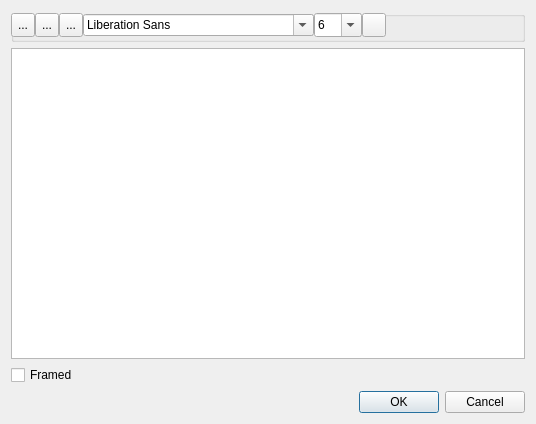
<?xml version="1.0" encoding="UTF-8"?>
<ui version="4.0">
 <class>EnterNoteTextDialog</class>
 <widget class="QDialog" name="EnterNoteTextDialog">
  <property name="geometry">
   <rect>
    <x>0</x>
    <y>0</y>
    <width>536</width>
    <height>424</height>
   </rect>
  </property>
  <property name="windowTitle">
   <string>Dialog</string>
  </property>
  <layout class="QVBoxLayout" name="verticalLayout">
   <item>
    <widget class="QGroupBox" name="groupBox_2">
     <property name="sizePolicy">
      <sizepolicy hsizetype="Preferred" vsizetype="Fixed">
       <horstretch>0</horstretch>
       <verstretch>0</verstretch>
      </sizepolicy>
     </property>
     <property name="minimumSize">
      <size>
       <width>0</width>
       <height>26</height>
      </size>
     </property>
     <property name="maximumSize">
      <size>
       <width>16777215</width>
       <height>36</height>
      </size>
     </property>
     <property name="title">
      <string/>
     </property>
     <widget class="QWidget" name="horizontalLayoutWidget">
      <property name="geometry">
       <rect>
        <x>0</x>
        <y>0</y>
        <width>541</width>
        <height>29</height>
       </rect>
      </property>
      <layout class="QHBoxLayout" name="horizontalLayout_2">
       <property name="spacing">
        <number>0</number>
       </property>
       <item>
        <widget class="QToolButton" name="btnSetBold">
         <property name="maximumSize">
          <size>
           <width>24</width>
           <height>24</height>
          </size>
         </property>
         <property name="toolTip">
          <string>Save diagram as image</string>
         </property>
         <property name="statusTip">
          <string>Save diagram as image</string>
         </property>
         <property name="text">
          <string>...</string>
         </property>
         <property name="icon">
          <iconset resource="dbm.qrc">
           <normaloff>:/images/actions/images/actions/bold.png</normaloff>:/images/actions/images/actions/bold.png</iconset>
         </property>
         <property name="checkable">
          <bool>true</bool>
         </property>
        </widget>
       </item>
       <item>
        <widget class="QToolButton" name="btnSetItalic">
         <property name="maximumSize">
          <size>
           <width>24</width>
           <height>24</height>
          </size>
         </property>
         <property name="toolTip">
          <string>Save diagram as image</string>
         </property>
         <property name="statusTip">
          <string>Save diagram as image</string>
         </property>
         <property name="text">
          <string>...</string>
         </property>
         <property name="icon">
          <iconset resource="dbm.qrc">
           <normaloff>:/images/actions/images/actions/italic.png</normaloff>:/images/actions/images/actions/italic.png</iconset>
         </property>
         <property name="checkable">
          <bool>true</bool>
         </property>
        </widget>
       </item>
       <item>
        <widget class="QToolButton" name="btnSetUnderline">
         <property name="maximumSize">
          <size>
           <width>24</width>
           <height>24</height>
          </size>
         </property>
         <property name="toolTip">
          <string>Save diagram as image</string>
         </property>
         <property name="statusTip">
          <string>Save diagram as image</string>
         </property>
         <property name="text">
          <string>...</string>
         </property>
         <property name="icon">
          <iconset resource="dbm.qrc">
           <normaloff>:/images/actions/images/actions/underline.png</normaloff>:/images/actions/images/actions/underline.png</iconset>
         </property>
         <property name="checkable">
          <bool>true</bool>
         </property>
        </widget>
       </item>
       <item>
        <widget class="QFontComboBox" name="fontComboBox"/>
       </item>
       <item>
        <widget class="QComboBox" name="cmbSize">
         <property name="minimumSize">
          <size>
           <width>48</width>
           <height>0</height>
          </size>
         </property>
         <property name="maximumSize">
          <size>
           <width>16777215</width>
           <height>24</height>
          </size>
         </property>
         <property name="editable">
          <bool>true</bool>
         </property>
         <item>
          <property name="text">
           <string>6</string>
          </property>
         </item>
         <item>
          <property name="text">
           <string>8</string>
          </property>
         </item>
         <item>
          <property name="text">
           <string>10</string>
          </property>
         </item>
         <item>
          <property name="text">
           <string>12</string>
          </property>
         </item>
         <item>
          <property name="text">
           <string>14</string>
          </property>
         </item>
         <item>
          <property name="text">
           <string>16</string>
          </property>
         </item>
         <item>
          <property name="text">
           <string>18</string>
          </property>
         </item>
         <item>
          <property name="text">
           <string>20</string>
          </property>
         </item>
         <item>
          <property name="text">
           <string>24</string>
          </property>
         </item>
         <item>
          <property name="text">
           <string>36</string>
          </property>
         </item>
         <item>
          <property name="text">
           <string>48</string>
          </property>
         </item>
         <item>
          <property name="text">
           <string>72</string>
          </property>
         </item>
        </widget>
       </item>
       <item>
        <widget class="QPushButton" name="btnChangeColor">
         <property name="maximumSize">
          <size>
           <width>24</width>
           <height>24</height>
          </size>
         </property>
         <property name="text">
          <string/>
         </property>
         <property name="autoDefault">
          <bool>false</bool>
         </property>
        </widget>
       </item>
       <item>
        <spacer name="horizontalSpacer">
         <property name="orientation">
          <enum>Qt::Horizontal</enum>
         </property>
         <property name="sizeHint" stdset="0">
          <size>
           <width>40</width>
           <height>20</height>
          </size>
         </property>
        </spacer>
       </item>
      </layout>
     </widget>
    </widget>
   </item>
   <item>
    <widget class="QTextEdit" name="textEdit"/>
   </item>
   <item>
    <widget class="QCheckBox" name="chkFramed">
     <property name="text">
      <string>Framed</string>
     </property>
    </widget>
   </item>
   <item>
    <widget class="QDialogButtonBox" name="buttonBox">
     <property name="orientation">
      <enum>Qt::Horizontal</enum>
     </property>
     <property name="standardButtons">
      <set>QDialogButtonBox::Cancel|QDialogButtonBox::Ok</set>
     </property>
    </widget>
   </item>
  </layout>
 </widget>
 <resources>
  <include location="dbm.qrc"/>
 </resources>
 <connections>
  <connection>
   <sender>buttonBox</sender>
   <signal>accepted()</signal>
   <receiver>EnterNoteTextDialog</receiver>
   <slot>accept()</slot>
   <hints>
    <hint type="sourcelabel">
     <x>248</x>
     <y>254</y>
    </hint>
    <hint type="destinationlabel">
     <x>157</x>
     <y>274</y>
    </hint>
   </hints>
  </connection>
  <connection>
   <sender>buttonBox</sender>
   <signal>rejected()</signal>
   <receiver>EnterNoteTextDialog</receiver>
   <slot>reject()</slot>
   <hints>
    <hint type="sourcelabel">
     <x>316</x>
     <y>260</y>
    </hint>
    <hint type="destinationlabel">
     <x>286</x>
     <y>274</y>
    </hint>
   </hints>
  </connection>
  <connection>
   <sender>fontComboBox</sender>
   <signal>currentFontChanged(QFont)</signal>
   <receiver>EnterNoteTextDialog</receiver>
   <slot>onChangeFont(QFont)</slot>
   <hints>
    <hint type="sourcelabel">
     <x>169</x>
     <y>23</y>
    </hint>
    <hint type="destinationlabel">
     <x>267</x>
     <y>211</y>
    </hint>
   </hints>
  </connection>
  <connection>
   <sender>btnChangeColor</sender>
   <signal>clicked()</signal>
   <receiver>EnterNoteTextDialog</receiver>
   <slot>onChangeColor()</slot>
   <hints>
    <hint type="sourcelabel">
     <x>372</x>
     <y>22</y>
    </hint>
    <hint type="destinationlabel">
     <x>267</x>
     <y>211</y>
    </hint>
   </hints>
  </connection>
  <connection>
   <sender>btnSetBold</sender>
   <signal>clicked(bool)</signal>
   <receiver>EnterNoteTextDialog</receiver>
   <slot>onChangeBold(bool)</slot>
   <hints>
    <hint type="sourcelabel">
     <x>23</x>
     <y>24</y>
    </hint>
    <hint type="destinationlabel">
     <x>267</x>
     <y>211</y>
    </hint>
   </hints>
  </connection>
  <connection>
   <sender>btnSetItalic</sender>
   <signal>clicked(bool)</signal>
   <receiver>EnterNoteTextDialog</receiver>
   <slot>onChangeItalic(bool)</slot>
   <hints>
    <hint type="sourcelabel">
     <x>47</x>
     <y>24</y>
    </hint>
    <hint type="destinationlabel">
     <x>267</x>
     <y>211</y>
    </hint>
   </hints>
  </connection>
  <connection>
   <sender>btnSetUnderline</sender>
   <signal>clicked(bool)</signal>
   <receiver>EnterNoteTextDialog</receiver>
   <slot>onChangeUnderline(bool)</slot>
   <hints>
    <hint type="sourcelabel">
     <x>71</x>
     <y>24</y>
    </hint>
    <hint type="destinationlabel">
     <x>267</x>
     <y>211</y>
    </hint>
   </hints>
  </connection>
  <connection>
   <sender>cmbSize</sender>
   <signal>activated(QString)</signal>
   <receiver>EnterNoteTextDialog</receiver>
   <slot>onChangeSize(QString)</slot>
   <hints>
    <hint type="sourcelabel">
     <x>326</x>
     <y>24</y>
    </hint>
    <hint type="destinationlabel">
     <x>267</x>
     <y>211</y>
    </hint>
   </hints>
  </connection>
  <connection>
   <sender>textEdit</sender>
   <signal>currentCharFormatChanged(QTextCharFormat)</signal>
   <receiver>EnterNoteTextDialog</receiver>
   <slot>onCurrentCharFormatChanged(QTextCharFormat)</slot>
   <hints>
    <hint type="sourcelabel">
     <x>267</x>
     <y>197</y>
    </hint>
    <hint type="destinationlabel">
     <x>267</x>
     <y>211</y>
    </hint>
   </hints>
  </connection>
 </connections>
 <slots>
  <slot>onChangeColor()</slot>
  <slot>onChangeBold(bool)</slot>
  <slot>onChangeItalic(bool)</slot>
  <slot>onChangeUnderline(bool)</slot>
  <slot>onChangeSize(QString)</slot>
  <slot>onCurrentCharFormatChanged(QTextCharFormat)</slot>
  <slot>onChangeFont(QFont)</slot>
 </slots>
</ui>
